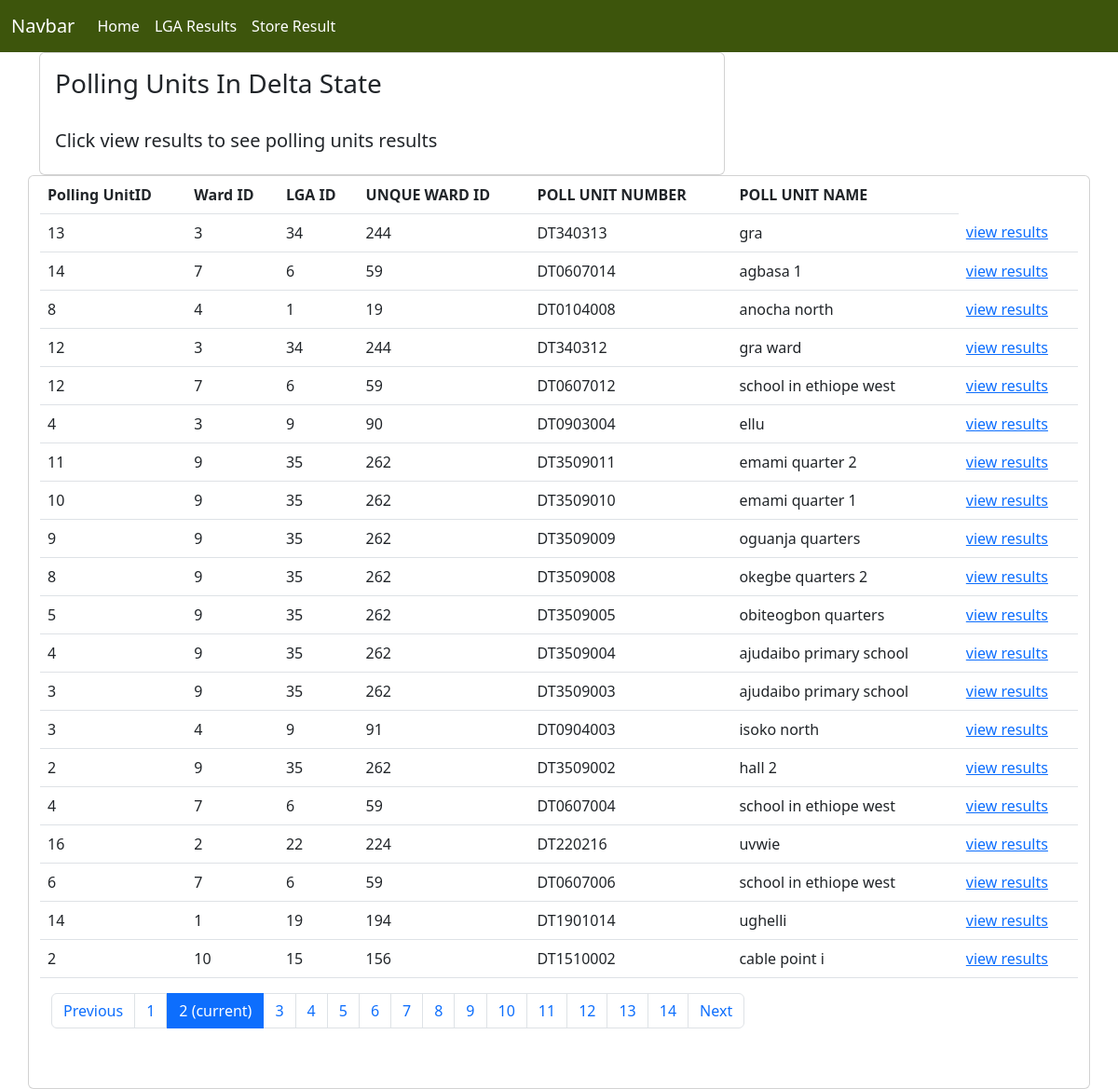
Screenshot of /?page=2 with the database file from the repository.
### inecapp/models.py (models this page shows, shortened)
class PollingUnit(models.Model):
    uniqueid = models.AutoField(primary_key=True)
    polling_unit_id = models.IntegerField()
    ward_id = models.IntegerField()
    lga_id = models.IntegerField()
    uniquewardid = models.IntegerField(blank=True, null=True)
    polling_unit_number = models.CharField(max_length=50, blank=True, null=True)
    polling_unit_name = models.CharField(max_length=50, blank=True, null=True)
    polling_unit_description = models.TextField(blank=True, null=True)
    lat = models.CharField(max_length=255, blank=True, null=True)
    long = models.CharField(max_length=255, blank=True, null=True)
    entered_by_user = models.CharField(max_length=50, blank=True, null=True)
    date_entered = models.CharField(max_length=50, blank=True, null=True)
    user_ip_address = models.CharField(max_length=50, blank=True, null=True)
    class Meta:
        managed = False
        db_table = 'polling_unit'

### inecapp/views.py (the view)
# urls.py: path('', index, name='index'),
def index(request):
    polling_units = PollingUnit.objects.all()
    page = request.GET.get('page', 1)
    paginator = Paginator(polling_units, 20)
    try:
        emps = paginator.page(page)
    except PageNotAnInteger:
        emps = paginator.page(1)
    except EmptyPage:
        emps = paginator.page(paginator.num_pages)
    context = {
        'polling_units': polling_units,
        'emps':emps,
        }
    return render(request,'index.html',context)

### templates/index.html
{% extends "base.html" %}
{% load i18n %}
{% block content %}
<div class="container">
	<div class="row">
		<div class="col-lg-8">
			<div class="card">
			  <div class="card-body">
				  <h3 class="card-title">Polling Units In Delta State</h3><br/>
				  <h5>Click view results to see polling units results</h5>
				  </div>
			</div>
		</div><br/><br/>
        <div class="card">
            <table class="table" style="background-color: #fff;">
                <thead>
                  <tr>
                    <th scope="col">Polling UnitID</th>
                    <th scope="col">Ward ID</th>
                    <th scope="col">LGA ID</th>
                    <th scope="col">UNQUE  WARD ID</th>
                    <th scope="col">POLL UNIT NUMBER</th>
					<th scope="col">POLL UNIT NAME</th>
                  </tr>
                </thead>
              {% if emps %}
                <tbody>
                  {% for obj in emps %}
                  <tr>
                    <td>{{ obj.polling_unit_id }}</td>
                    <td>{{ obj.ward_id }}</td>
                    <td>{{ obj.lga_id }}</td>
                    <td>{{ obj.uniquewardid }}</td>
                    <td>{{ obj.polling_unit_number }}</td>
					<td>{{ obj.polling_unit_name }}</td>
                    <td><a href="{% url 'view_result' obj.uniqueid %}"> view results</a></td>
                  </tr>
                  {% endfor %}
                </tbody>
              {% endif %}
            </table>
            {% if emps.has_other_pages %}
                <div class="container"> <nav aria-label="Page navigation example">
                    <ul class="pagination">
                        {% if emps.has_previous %}
                        <li class="page-item"><a class="page-link" href="?page={{ emps.previous_page_number }}">Previous</a></li>
                        {% else %}
                        <li class="disabled"><span class="page-link">&laquo;</span></li>
                        {% endif %}
                        {% for i in emps.paginator.page_range %}
                        {% if emps.number == i %}
                            <li class="active"><span class="page-link">{{ i }} <span class="sr-only">(current)</span></span></li>
                        {% else %}
                            <li class="page-item"><a class="page-link" href="?page={{ i }}">{{ i }}</a></li>
                        {% endif %}
                        {% endfor %}
                        {% if emps.has_next %}
                        <li class="page-item"><a class="page-link" href="?page={{ emps.next_page_number }}">Next</a></li>
                        {% else %}
                        <li class="disabled"><span class="page-link">&raquo;</span></li>
                        {% endif %}
                    </ul>
                    </nav>
                </div><br><br>
            {% endif %}
    </div>
</div>
{% endblock %}

### rows the page displays
PollingUnit: polling_unit_id "13", ward_id "3", lga_id "34", uniquewardid "244", polling_unit_number "DT340313", polling_unit_name "gra"
PollingUnit: polling_unit_id "14", ward_id "7", lga_id "6", uniquewardid "59", polling_unit_number "DT0607014", polling_unit_name "agbasa 1"
PollingUnit: polling_unit_id "8", ward_id "4", lga_id "1", uniquewardid "19", polling_unit_number "DT0104008", polling_unit_name "anocha north"
PollingUnit: polling_unit_id "12", ward_id "3", lga_id "34", uniquewardid "244", polling_unit_number "DT340312", polling_unit_name "gra ward"
PollingUnit: polling_unit_id "12", ward_id "7", lga_id "6", uniquewardid "59", polling_unit_number "DT0607012", polling_unit_name "school in ethiope west"
PollingUnit: polling_unit_id "4", ward_id "3", lga_id "9", uniquewardid "90", polling_unit_number "DT0903004", polling_unit_name "ellu"
PollingUnit: polling_unit_id "11", ward_id "9", lga_id "35", uniquewardid "262", polling_unit_number "DT3509011", polling_unit_name "emami quarter 2"
PollingUnit: polling_unit_id "10", ward_id "9", lga_id "35", uniquewardid "262", polling_unit_number "DT3509010", polling_unit_name "emami quarter 1"
PollingUnit: polling_unit_id "9", ward_id "9", lga_id "35", uniquewardid "262", polling_unit_number "DT3509009", polling_unit_name "oguanja quarters"
PollingUnit: polling_unit_id "8", ward_id "9", lga_id "35", uniquewardid "262", polling_unit_number "DT3509008", polling_unit_name "okegbe quarters 2"
PollingUnit: polling_unit_id "5", ward_id "9", lga_id "35", uniquewardid "262", polling_unit_number "DT3509005", polling_unit_name "obiteogbon quarters"
PollingUnit: polling_unit_id "4", ward_id "9", lga_id "35", uniquewardid "262", polling_unit_number "DT3509004", polling_unit_name "ajudaibo primary school"
PollingUnit: polling_unit_id "3", ward_id "9", lga_id "35", uniquewardid "262", polling_unit_number "DT3509003", polling_unit_name "ajudaibo primary school"
PollingUnit: polling_unit_id "3", ward_id "4", lga_id "9", uniquewardid "91", polling_unit_number "DT0904003", polling_unit_name "isoko north"
PollingUnit: polling_unit_id "2", ward_id "9", lga_id "35", uniquewardid "262", polling_unit_number "DT3509002", polling_unit_name "hall 2"
PollingUnit: polling_unit_id "4", ward_id "7", lga_id "6", uniquewardid "59", polling_unit_number "DT0607004", polling_unit_name "school in ethiope west"
PollingUnit: polling_unit_id "16", ward_id "2", lga_id "22", uniquewardid "224", polling_unit_number "DT220216", polling_unit_name "uvwie"
PollingUnit: polling_unit_id "6", ward_id "7", lga_id "6", uniquewardid "59", polling_unit_number "DT0607006", polling_unit_name "school in ethiope west"
PollingUnit: polling_unit_id "14", ward_id "1", lga_id "19", uniquewardid "194", polling_unit_number "DT1901014", polling_unit_name "ughelli"
PollingUnit: polling_unit_id "2", ward_id "10", lga_id "15", uniquewardid "156", polling_unit_number "DT1510002", polling_unit_name "cable point i"

### other values shown
{{ i }} "1" "3" "4" "5" "6" "7" "8" "9" "10" "11" "12" "13" "14"
{{ i }} "2"
